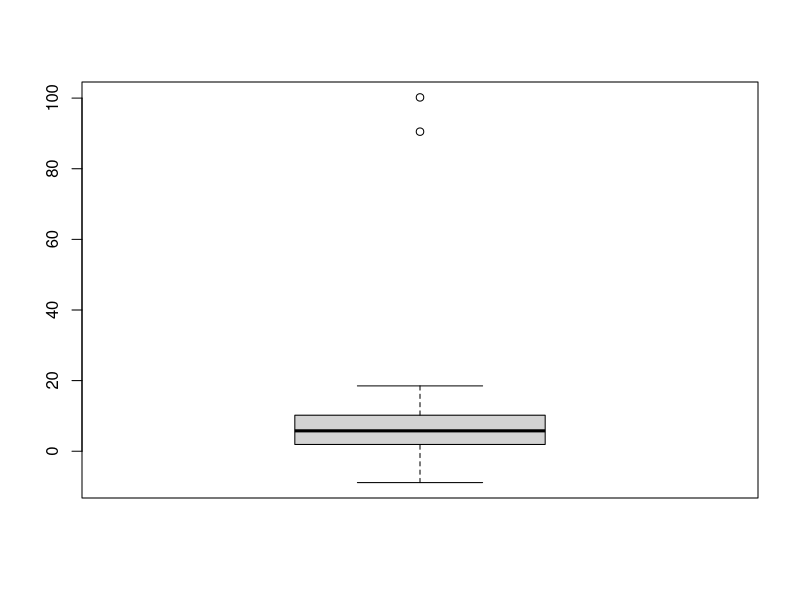

R code for this plot:
## ---- chunk 1
knitr::opts_chunk$set(echo = TRUE)
## ---- chunk 2
data <- read.csv("class practice sep-13.csv")

## ---- chunk 3
with (data,
      boxplot(X1))
## ---- chunk 4
bottomq<-with(data,quantile(X1,0.01,na.rm=TRUE))
topq<-with(data,quantile(X1,0.99,na.rm=TRUE))
## ---- chunk 5

data$outlier.label<-with(data,
                          ifelse(X1>topq,"Outlier",
                           ifelse(X1<bottomq,"Outlier","Normal Data")))
subset(data,outlier.label=="Outlier")

## ---- chunk 6
data$X1.Winsorized<-with(data,
                          ifelse(X1>topq,topq,
                           ifelse(X1<bottomq,bottomq,X1)))
## ---- chunk 7
unconditional.mean<-with(data,mean(data$X1.Winsorized,na.rm=TRUE))
## ---- chunk 8
data$X1.Winsorized.Imputed<-with(data,
     ifelse(is.na(X1.Winsorized),
       unconditional.mean,
       X1.Winsorized))
## ---- chunk 9
summary(data$X1.Winsorized.Imputed)
## ---- chunk 10
mean.A<-with(subset(data,X2=="A"),
                mean(X1.Winsorized,na.rm=TRUE))
mean.B<-with(subset(data,X2=="B"),
                mean(X1.Winsorized,na.rm=TRUE))
## ---- chunk 11
data$X1.Winsorized.Imputed.V2<-with(data,
ifelse(
  is.na(X1.Winsorized)&X2=="A",
  mean.A,
  ifelse(
    is.na(X1.Winsorized)&X2=="B",
    mean.B,
    X1.Winsorized
  )
)
)
## ---- chunk 12
summary(data)
